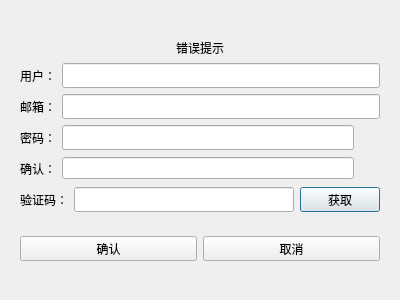
<?xml version="1.0" encoding="UTF-8"?>
<ui version="4.0">
 <class>RegisterDialog</class>
 <widget class="QDialog" name="RegisterDialog">
  <property name="geometry">
   <rect>
    <x>0</x>
    <y>0</y>
    <width>400</width>
    <height>300</height>
   </rect>
  </property>
  <property name="windowTitle">
   <string>Dialog</string>
  </property>
  <layout class="QVBoxLayout" name="verticalLayout_2">
   <item>
    <layout class="QVBoxLayout" name="verticalLayout">
     <item>
      <widget class="QStackedWidget" name="stackedWidget">
       <property name="currentIndex">
        <number>0</number>
       </property>
       <widget class="QWidget" name="page">
        <layout class="QVBoxLayout" name="verticalLayout_3">
         <item>
          <spacer name="verticalSpacer">
           <property name="orientation">
            <enum>Qt::Vertical</enum>
           </property>
           <property name="sizeHint" stdset="0">
            <size>
             <width>20</width>
             <height>40</height>
            </size>
           </property>
          </spacer>
         </item>
         <item alignment="Qt::AlignHCenter">
          <widget class="QLabel" name="err_tip">
           <property name="text">
            <string>错误提示</string>
           </property>
          </widget>
         </item>
         <item>
          <layout class="QHBoxLayout" name="horizontalLayout">
           <item>
            <widget class="QLabel" name="user_label">
             <property name="minimumSize">
              <size>
               <width>0</width>
               <height>25</height>
              </size>
             </property>
             <property name="maximumSize">
              <size>
               <width>16777215</width>
               <height>25</height>
              </size>
             </property>
             <property name="text">
              <string>用户：</string>
             </property>
            </widget>
           </item>
           <item>
            <widget class="QLineEdit" name="user_edit">
             <property name="minimumSize">
              <size>
               <width>0</width>
               <height>25</height>
              </size>
             </property>
             <property name="maximumSize">
              <size>
               <width>16777215</width>
               <height>25</height>
              </size>
             </property>
            </widget>
           </item>
          </layout>
         </item>
         <item>
          <layout class="QHBoxLayout" name="horizontalLayout_6">
           <item>
            <widget class="QLabel" name="email_label">
             <property name="minimumSize">
              <size>
               <width>0</width>
               <height>25</height>
              </size>
             </property>
             <property name="maximumSize">
              <size>
               <width>16777215</width>
               <height>25</height>
              </size>
             </property>
             <property name="text">
              <string>邮箱：</string>
             </property>
            </widget>
           </item>
           <item>
            <widget class="QLineEdit" name="email_edit">
             <property name="minimumSize">
              <size>
               <width>0</width>
               <height>25</height>
              </size>
             </property>
             <property name="maximumSize">
              <size>
               <width>16777215</width>
               <height>25</height>
              </size>
             </property>
            </widget>
           </item>
          </layout>
         </item>
         <item>
          <layout class="QHBoxLayout" name="horizontalLayout_7">
           <item>
            <widget class="QLabel" name="pass_label">
             <property name="minimumSize">
              <size>
               <width>0</width>
               <height>25</height>
              </size>
             </property>
             <property name="maximumSize">
              <size>
               <width>16777215</width>
               <height>25</height>
              </size>
             </property>
             <property name="text">
              <string>密码：</string>
             </property>
            </widget>
           </item>
           <item>
            <widget class="QLineEdit" name="pass_edit">
             <property name="minimumSize">
              <size>
               <width>0</width>
               <height>25</height>
              </size>
             </property>
             <property name="maximumSize">
              <size>
               <width>16777215</width>
               <height>25</height>
              </size>
             </property>
            </widget>
           </item>
           <item>
            <widget class="ClickedLabel" name="pass_visible">
             <property name="minimumSize">
              <size>
               <width>20</width>
               <height>20</height>
              </size>
             </property>
             <property name="maximumSize">
              <size>
               <width>20</width>
               <height>20</height>
              </size>
             </property>
             <property name="text">
              <string/>
             </property>
            </widget>
           </item>
          </layout>
         </item>
         <item>
          <layout class="QHBoxLayout" name="horizontalLayout_8">
           <item>
            <widget class="QLabel" name="label">
             <property name="minimumSize">
              <size>
               <width>0</width>
               <height>25</height>
              </size>
             </property>
             <property name="maximumSize">
              <size>
               <width>16777215</width>
               <height>25</height>
              </size>
             </property>
             <property name="text">
              <string>确认：</string>
             </property>
            </widget>
           </item>
           <item>
            <widget class="QLineEdit" name="confirm_edit"/>
           </item>
           <item>
            <widget class="ClickedLabel" name="confirm_visible">
             <property name="minimumSize">
              <size>
               <width>20</width>
               <height>20</height>
              </size>
             </property>
             <property name="maximumSize">
              <size>
               <width>20</width>
               <height>20</height>
              </size>
             </property>
             <property name="text">
              <string/>
             </property>
            </widget>
           </item>
          </layout>
         </item>
         <item>
          <layout class="QHBoxLayout" name="horizontalLayout_9">
           <item>
            <widget class="QLabel" name="varify_label">
             <property name="minimumSize">
              <size>
               <width>0</width>
               <height>25</height>
              </size>
             </property>
             <property name="maximumSize">
              <size>
               <width>16777215</width>
               <height>25</height>
              </size>
             </property>
             <property name="text">
              <string>验证码：</string>
             </property>
            </widget>
           </item>
           <item>
            <widget class="QLineEdit" name="varify_edit">
             <property name="minimumSize">
              <size>
               <width>0</width>
               <height>25</height>
              </size>
             </property>
             <property name="maximumSize">
              <size>
               <width>16777215</width>
               <height>25</height>
              </size>
             </property>
            </widget>
           </item>
           <item>
            <widget class="TimerBtn" name="get_code">
             <property name="minimumSize">
              <size>
               <width>0</width>
               <height>25</height>
              </size>
             </property>
             <property name="maximumSize">
              <size>
               <width>16777215</width>
               <height>25</height>
              </size>
             </property>
             <property name="text">
              <string>获取</string>
             </property>
            </widget>
           </item>
          </layout>
         </item>
         <item>
          <spacer name="verticalSpacer_2">
           <property name="orientation">
            <enum>Qt::Vertical</enum>
           </property>
           <property name="sizeHint" stdset="0">
            <size>
             <width>20</width>
             <height>40</height>
            </size>
           </property>
          </spacer>
         </item>
         <item>
          <layout class="QHBoxLayout" name="horizontalLayout_10">
           <item>
            <widget class="QPushButton" name="sure_btn">
             <property name="minimumSize">
              <size>
               <width>0</width>
               <height>25</height>
              </size>
             </property>
             <property name="maximumSize">
              <size>
               <width>16777215</width>
               <height>25</height>
              </size>
             </property>
             <property name="text">
              <string>确认</string>
             </property>
            </widget>
           </item>
           <item>
            <widget class="QPushButton" name="cancel_btn">
             <property name="minimumSize">
              <size>
               <width>0</width>
               <height>25</height>
              </size>
             </property>
             <property name="maximumSize">
              <size>
               <width>16777215</width>
               <height>25</height>
              </size>
             </property>
             <property name="text">
              <string>取消</string>
             </property>
            </widget>
           </item>
          </layout>
         </item>
         <item>
          <spacer name="verticalSpacer_3">
           <property name="orientation">
            <enum>Qt::Vertical</enum>
           </property>
           <property name="sizeHint" stdset="0">
            <size>
             <width>20</width>
             <height>40</height>
            </size>
           </property>
          </spacer>
         </item>
        </layout>
       </widget>
       <widget class="QWidget" name="page_2">
        <layout class="QVBoxLayout" name="verticalLayout_4">
         <item>
          <spacer name="verticalSpacer_4">
           <property name="orientation">
            <enum>Qt::Vertical</enum>
           </property>
           <property name="sizeHint" stdset="0">
            <size>
             <width>20</width>
             <height>40</height>
            </size>
           </property>
          </spacer>
         </item>
         <item>
          <widget class="QLabel" name="tip_lb">
           <property name="text">
            <string>注册成功：5s后返回</string>
           </property>
           <property name="alignment">
            <set>Qt::AlignCenter</set>
           </property>
          </widget>
         </item>
         <item>
          <widget class="QLabel" name="tip2_lib">
           <property name="text">
            <string>可点击返回按钮直接返回登录界面</string>
           </property>
           <property name="alignment">
            <set>Qt::AlignCenter</set>
           </property>
          </widget>
         </item>
         <item>
          <spacer name="verticalSpacer_5">
           <property name="orientation">
            <enum>Qt::Vertical</enum>
           </property>
           <property name="sizeHint" stdset="0">
            <size>
             <width>20</width>
             <height>40</height>
            </size>
           </property>
          </spacer>
         </item>
         <item>
          <widget class="QWidget" name="widget" native="true">
           <layout class="QHBoxLayout" name="horizontalLayout_2">
            <item>
             <spacer name="horizontalSpacer">
              <property name="orientation">
               <enum>Qt::Horizontal</enum>
              </property>
              <property name="sizeHint" stdset="0">
               <size>
                <width>40</width>
                <height>20</height>
               </size>
              </property>
             </spacer>
            </item>
            <item>
             <widget class="QPushButton" name="return_btn">
              <property name="minimumSize">
               <size>
                <width>0</width>
                <height>25</height>
               </size>
              </property>
              <property name="maximumSize">
               <size>
                <width>16777215</width>
                <height>25</height>
               </size>
              </property>
              <property name="text">
               <string>返回登录</string>
              </property>
             </widget>
            </item>
            <item>
             <spacer name="horizontalSpacer_2">
              <property name="orientation">
               <enum>Qt::Horizontal</enum>
              </property>
              <property name="sizeHint" stdset="0">
               <size>
                <width>40</width>
                <height>20</height>
               </size>
              </property>
             </spacer>
            </item>
           </layout>
          </widget>
         </item>
         <item>
          <spacer name="verticalSpacer_6">
           <property name="orientation">
            <enum>Qt::Vertical</enum>
           </property>
           <property name="sizeHint" stdset="0">
            <size>
             <width>20</width>
             <height>40</height>
            </size>
           </property>
          </spacer>
         </item>
        </layout>
       </widget>
      </widget>
     </item>
    </layout>
   </item>
  </layout>
 </widget>
 <customwidgets>
  <customwidget>
   <class>TimerBtn</class>
   <extends>QPushButton</extends>
   <header>timerbtn.h</header>
  </customwidget>
  <customwidget>
   <class>ClickedLabel</class>
   <extends>QLabel</extends>
   <header>clickedlabel.h</header>
  </customwidget>
 </customwidgets>
 <resources/>
 <connections/>
</ui>
